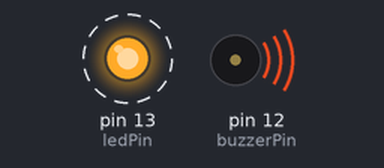
Bench run of a sketch on a simulated Arduino Uno, built with avr-gcc and run on an emulated ATmega328P. Shown: output pins drawn as LEDs (lit = HIGH), buzzer (waves = sounding). Dashed ring = blinking.

Above: at 0.5 s.
Timing chart, 0 to 3.5 s (numbered marks = the images above):
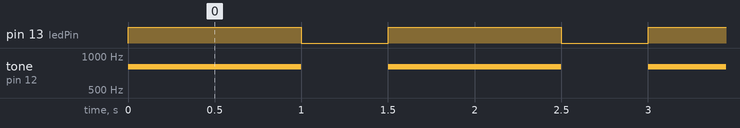

Measured:
- by itself, pin 13 (ledPin): alternates HIGH for 1.0 s and LOW for 0.50 s
- by itself, tone on pin 12 (buzzerPin): alternates 800 Hz for 1.0 s and silent for 0.50 s

The sketch:

sketch_apr15a.ino
```cpp
const int ledPin = 13;
const int buzzerPin = 12;
const long frequency = 800;
void setup() {
  pinMode(ledPin, OUTPUT);
  pinMode(buzzerPin, OUTPUT);

}

void loop() {
  digitalWrite(ledPin, HIGH);
  tone(buzzerPin, frequency);
  delay(1000);
  noTone(buzzerPin);
  digitalWrite(ledPin, LOW);
  delay(500);
}
```
